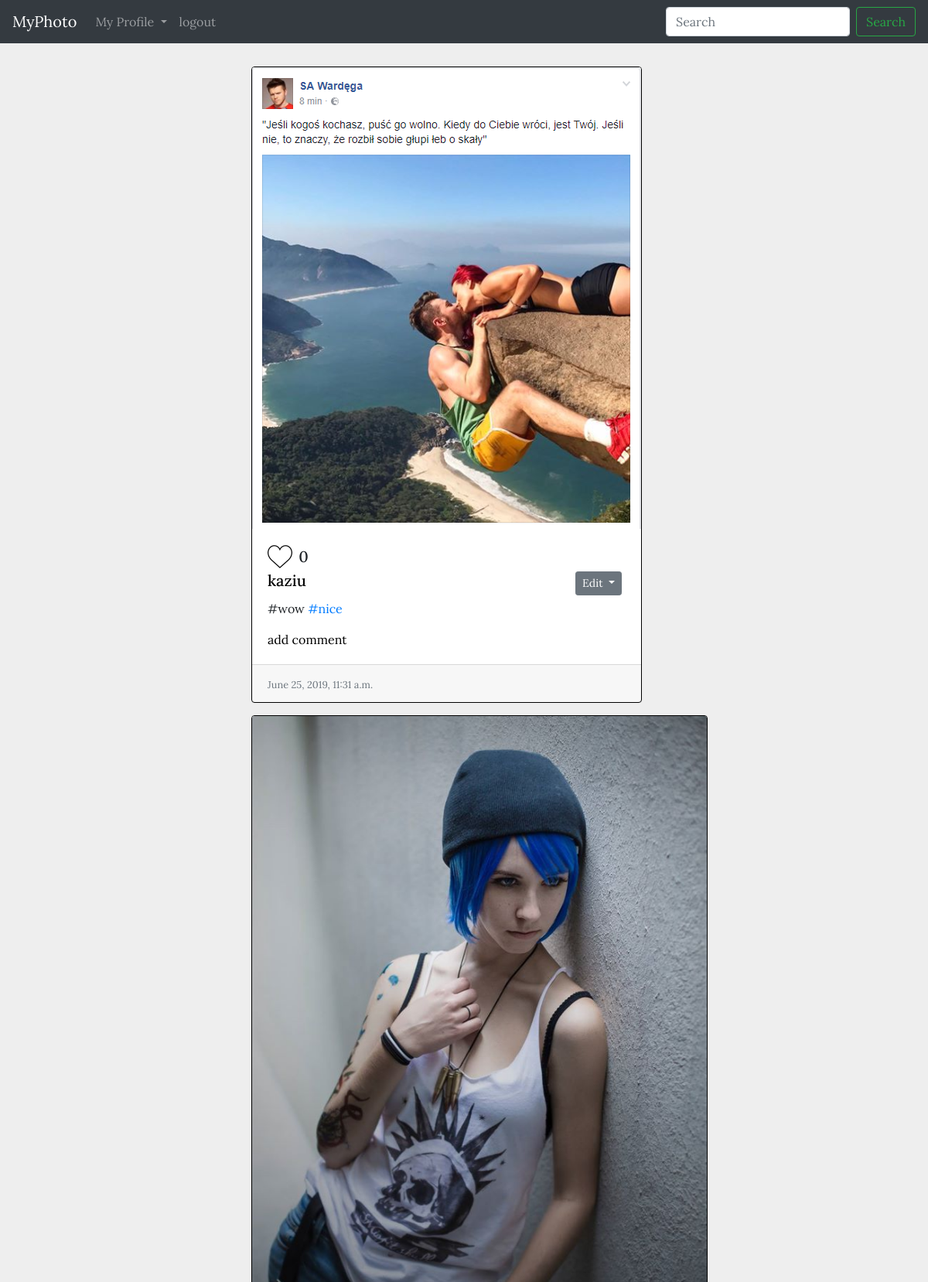
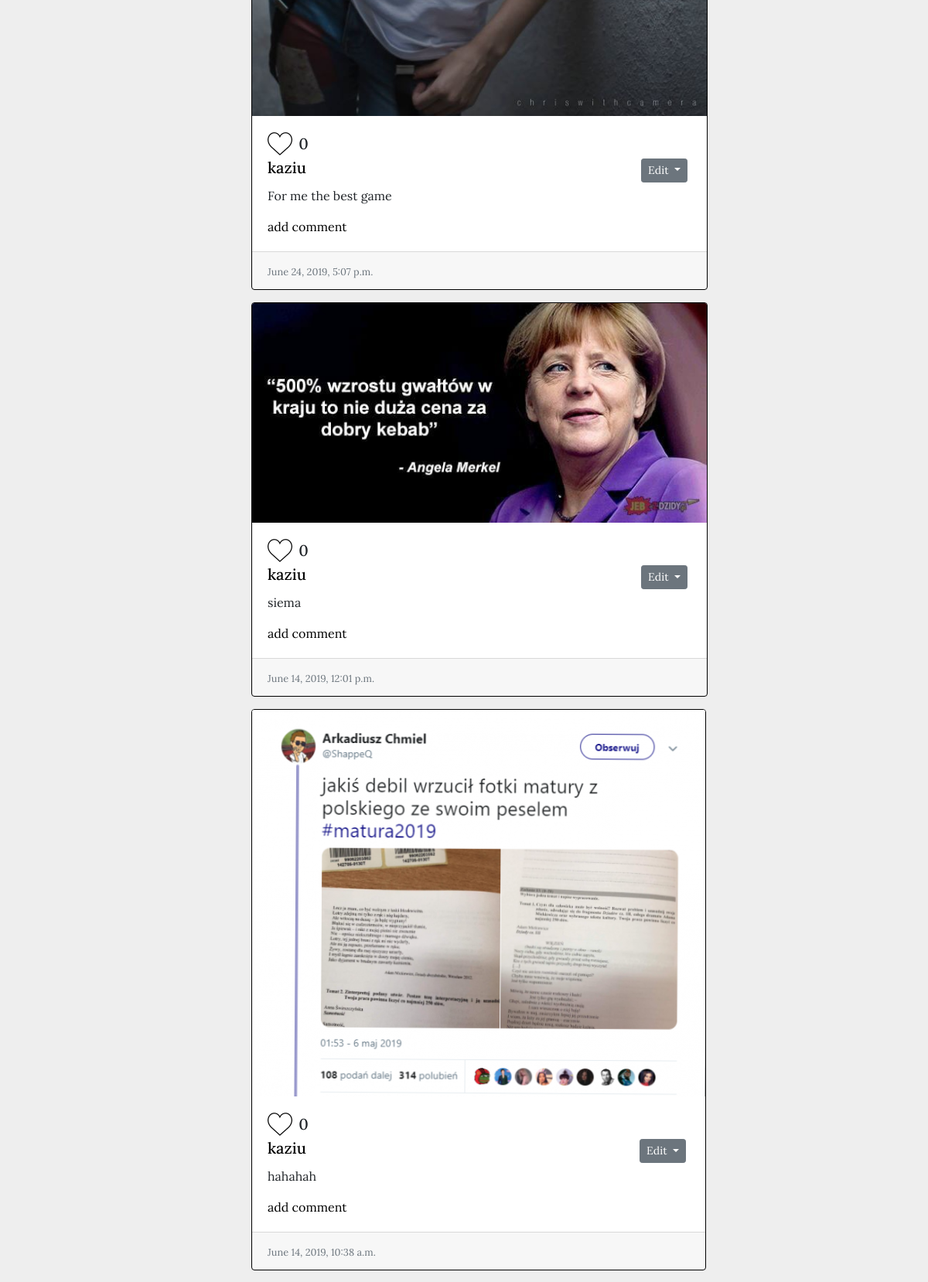
The app's page / (signed in, upper part) with its own data (2 pictures, top to bottom).
### Photo/models.py (models this page shows)
class Photo(models.Model):
    author = models.ForeignKey(User, on_delete=models.CASCADE)
    description = models.CharField(max_length=250)
    image = models.ImageField(upload_to='image/', blank=False, null=False)
    slug = models.SlugField(blank=False, null=False, unique=True)
    publish_date = models.DateTimeField(auto_now_add=True)
    like = models.BigIntegerField(default=0)
    class Meta:
        ordering = ['-publish_date', '-author']
    def get_absolute_url(self):
        return f'/p/{self.slug}'

### MyPhoto/views.py (the view, shortened to what this page needs)
# urls.py: path('',views.main_view),
@login_required()
def main_view(request):
    like_obj = UserLike.objects.filter(user=request.user,islike=True)
    followed_people = []
    us = FollowedStatus.objects.filter(u1=request.user)
    for  u in us:
        if u.status == 1 or u.status == 3:
            followed_people.append(u.u2)
    us = FollowedStatus.objects.filter(u2=request.user)
    for u in us:
        if u.status == 2 or u.status == 3 and u.u1 not in followed_people:
            followed_people.append(u.u1)
    followed_people.append(request.user)
    obj = Photo.objects.filter(author__in=followed_people)
    tmp = []
    for o in like_obj:
        tmp.append(o.photo)
    context = {
        'photos': obj,
        'like': tmp
    }
    return render(request, 'main/front.html', context)

### templates/main/front.html (shortened to what this page needs)
{% extends 'base.html' %}
{% block css %} /assets/css/main.css {% endblock %}
{% block content %}
<ul>
    <div class="row">
{% for photo in photos %}
{% if photo in like %}
    {% include 'photo/photo_tem.html' with photo=photo a=True like=True id=forloop.counter mb=True%}
{% else %}
    {% include 'photo/photo_tem.html' with photo=photo a=True like=False id=forloop.counter mb=True%}
{% endif %}
{% endfor %}
    </div>
</ul>
{% endblock %}

### templates/photo/photo_tem.html (shortened to what this page needs)
<div class="card-deck {% if mb %} mb-3 {% endif %}" >
    <div class="card-deck">
      <div class="card">
          {% if a %}
              <a href="{{photo.get_absolute_url}}">
                <img class="card-img-top" src="{{ photo.image.url }}" alt="Card image cap">
              </a>
          {% else %}
            <img class="card-img-top" src="{{ photo.image.url }}" alt="Card image cap">
          {%endif %}
        <div class="card-body">
          <h5 class="card-title">
            {% if like %}
              <button type="submit" onclick="unlike({{id}},{{photo.pk}})"id="{{id}}" class="like btn"></button>
            {% elif not like %}
              <button onclick="like({{id}},{{photo.pk}})"id="{{id}}" class="unlike btn"></button>
          {% endif %}
          <span id="like{{id}}">{{ photo.like }}</span>
          {% if request.user == photo.author %} <div class="dropdown edit">
                                                  <button class="btn btn-secondary dropdown-toggle btn-sm" type="button" id="dropdownMenuButton" data-toggle="dropdown" aria-haspopup="true" aria-expanded="false">
                                                    Edit
                                                  </button>
                                                </div> {% endif%}
                                                          <br>
              <a class="toProf" href="/u/{{photo.author.username}}"> {{ photo.author.username }} </a>
          </h5>
            <p class="card-text "> <span  class="description" id="editDes{{photo.pk}}">{{ photo.description }}  </span>
            </p>
            {% if addComment %}
                {{ form.as_p }}
                <button class="mb-2" onclick="addComment({{photo.pk}},'{{request.user}}')">add Comment</button>
                <div  id="allCom">
                {% for com in comments %}
                    <div class="mb-1 comments" id="com{{com.pk}}" >
                        <b>{{ com.comment }}</b>
                        <br>
                        <small>{{ com.author}}</small>
                         <img onclick="deleteCom({{com.pk}})"  src="/assets/icon/trash-can.png">
                    </div>
                {% endfor %}
                </div>
            {% else %}
                <a class="link" href="{{photo.get_absolute_url}}">add comment</a>
            {% endif %}
        </div>
        <div class="card-footer">
          <small class="text-muted">{{ photo.publish_date}}</small>
        </div>
      </div>
    </div>
</div>

### assets/css/main.css (style rules this page uses)
html,body { background-color: #eee; font-family: 'Lora', serif !important; height: 100%; }
.unlike { background-color: white; width:35px; height:35px; background-image: url('/assets/icon/unlike.png') ; background-repeat: no-repeat; background-size: 32px 32px; color: #000; border: 0px; }
.card { margin: 0 auto; float: none; margin-bottom: 10px; border: 1px solid black; }
.link { color: #000; }
.toProf { color: black; }
.edit { position: absolute; right: 25px; height: 10px !important; }

### records on screen
Photo: image (picture), like "0", author.username "kaziu", description "#wow", publish_date "June 25, 2019, 11:31 a.m."
Photo: image (picture), like "0", author.username "kaziu", description "For me the best game", publish_date "June 24, 2019, 5:07 p.m."
Photo: image (picture), like "0", author.username "kaziu", description "siema", publish_date "June 14, 2019, 12:01 p.m."
Photo: image (picture), like "0", author.username "kaziu", description "hahahah", publish_date "June 14, 2019, 10:38 a.m."
